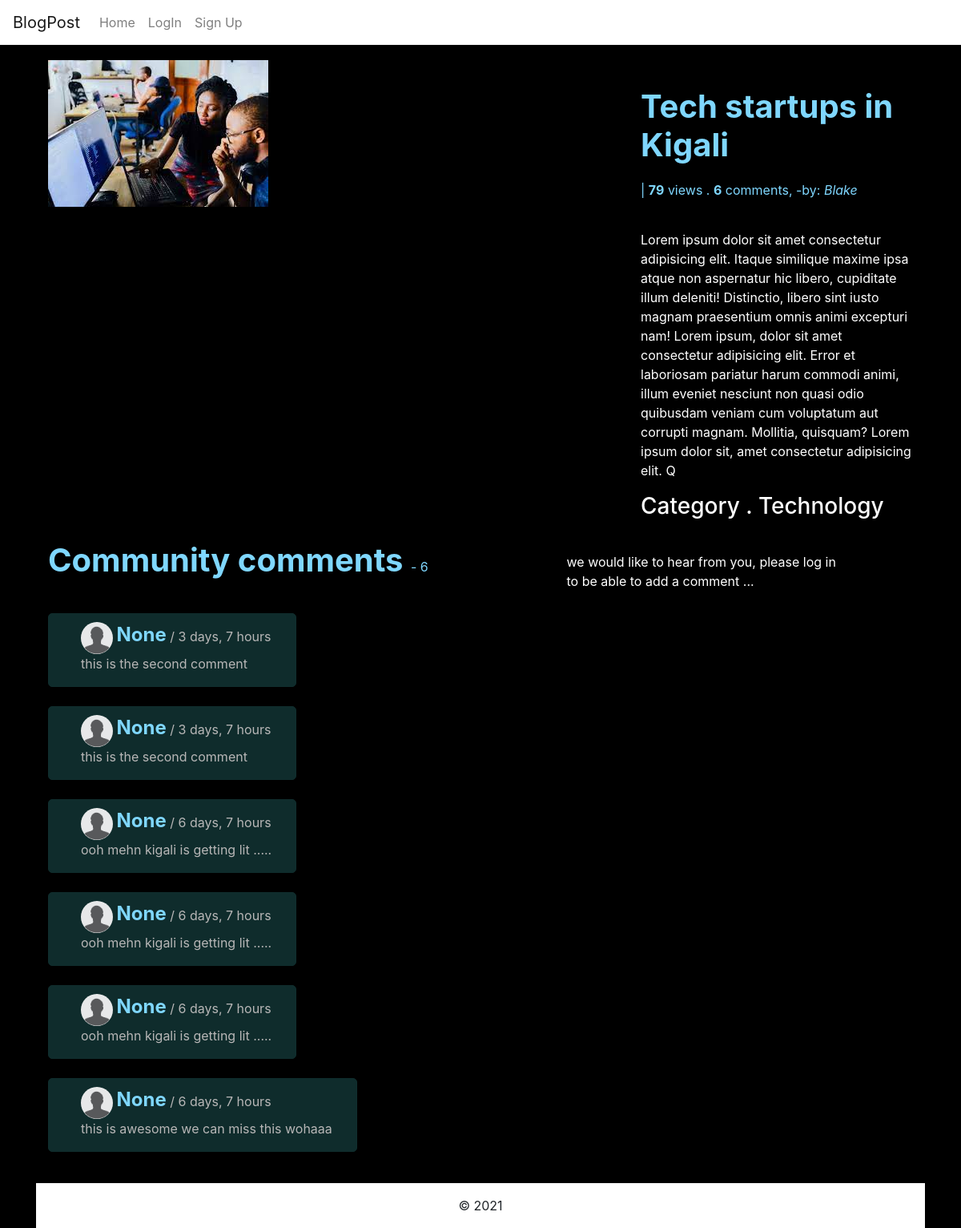
The page /details/1 on the database its author committed.
### blogApp/models.py (models this page shows, shortened)
class Post(models.Model):
    post_image = models.FileField(blank=True,null=True,upload_to="img/")
    heading = models.CharField(max_length=100)
    post_string = models.CharField(max_length=8)
    description = models.TextField(max_length=500)
    author = models.ForeignKey(to=User, on_delete=models.DO_NOTHING)
    category_id = models.ManyToManyField(Category)
    created_at = models.DateTimeField(auto_now_add=True)
    updated_at = models.DateTimeField(auto_now_add=True)

class Category(models.Model):
    name = models.CharField(max_length=100)
    created_at = models.DateTimeField(auto_now_add=True)
    updated_at = models.DateTimeField(auto_now_add=True)
    def __str__(self):
        return (self.name)

class Comments(models.Model):
    comment_text = models.TextField(max_length=200)
    post_id = models.ForeignKey(to=Post, on_delete=DO_NOTHING)
    user_name = models.CharField(max_length=100, null=True,default='Mike')
    user_profile = models.CharField(default="users-profiles/default-avatar.png",max_length=120, null=True)
    created_at = models.DateTimeField(auto_now_add=True)
    updated_at = models.DateTimeField(auto_now_add=True)

### blogApp/views.py (the view)
# urls.py: path('details/<str:id>', views.details, name='details'),
def details(request, id):
    post = get_object_or_404(Post,pk=id)
    auth_user_name = request.user.username
    post_id = id
    url = visited(request)
    views_add(post,url)
    initial = {
            'post_id': post_id,
            'user_name': auth_user_name
        }
    form = Commentform(initial)
    post = Post.objects.get(id=post_id)
    comments = get_comments(post)
    category = Category.objects.filter(id=post.id)
    comments_no =  comments.count()
    views = PostView.objects.filter(post_id=id)
    views_no = views.count()
    data = {
        'post': post,
        'category': category,
        'comments': comments,
        'comments_no': comments_no,
        'form': form,
        'views_no': views_no
        }
    return render(request,'pages/details.html', data)

### blogApp/views.py (called while the page is built)
def get_comments(post):
    data = post.comments_set.all().order_by('-created_at')
    return data

def views_add(post_id, post_url):
    PostView.objects.create(post_id=post_id, post_url=post_url)

def visited(request):
    current = request.get_full_path()
    url = request.META.get('HTTP_REFERER')
    return current

### blogApp/templates/pages/details.html (shortened to what this page needs)
{% extends 'sections/base.html' %}
{% block content %}
{% load static %}
<div class="container">
    <div class="row" style="margin-top: 20px;">
      <div class="col-md-8">
        <img class="img-fluid" src="{% static post.post_image %}" alt="">
      </div>
      <div class="col-md-4 text-white">
        <h1 class="my-4">{{post.heading}} <small style="font-size: 16px;"><br> | <b>{{views_no}}</b> views . <b>{{comments_no}}</b> comments, -by: <i>{{post.author}}</i> </small>
        </h1>
        <p>{{post.description}}</p>
        <h3 class="my-3">Category <span class="test-small">{% for cat  in category%}
                                          . {{cat}}
                                        {% endfor%}</span></h3>
      </div>
    </div>
</div>
{% include  'sections/comments.html' %}
{% endblock %}

### blogApp/templates/sections/comments.html (shortened to what this page needs)
{% load static %}
<section>
    <div class="container">
        <div class="row">
            <div class="col-sm-5 col-md-6 col-12 pb-4 mt-10">
                <h1 class="mt-10"> Community comments <small style="font-size: 16px;"> - {{comments_no}}</small> </h1>
                {% if comments_no > 0 %}
                    {% for comment in comments %}
                        <div class="comment mt-4 text-justify  float-left " > <img src="{% static comment.user_profile %}" alt="" class="rounded-circle" width="40" height="40">
                            <h4>{{comment.user_name}}</h4> <span><small style="font-size: 12px;"></small>/ {{comment.created_at|timesince  }}</small></span> <br>
                            <p>{{comment.comment_text}}</p>
                        </div>
                    {% endfor %}
                {% else%}
                    <p class="text-white ml-4">no comments yet please be the first to comment</p>
                {% endif %}
            </div>
            <div class="col-lg-4 col-md-5 col-sm-4 offset-md-1 offset-sm-1 col-12 mt-4">
                {% if request.user.is_authenticated %}
                <form id="algin-form" action="{% url 'add-comment' %}" method="POST">
                    <div class="form-group">
                        {%csrf_token%}
                        <p class="text-white">Your comments</p>
                        {{form.comment_text}}
                        <p style="display: none;">{{form.post_id}}</p>
                        <p style="display: none;">{{form.user_name}}</p>
                    </div>
                    <!-- <div class="form-group"> <label for="name">Name</label> <input type="text" name="name" id="fullname" class="form-control"> </div>
                    <div class="form-group"> <label for="email">Email</label> <input type="text" name="email" id="email" class="form-control"> </div>
                    <div class="form-group">
                        <p class="text-secondary">If you have a <a href="#" class="alert-link">gravatar account</a> your address will be used to display your profile picture.</p>
                    </div> -->
                    <div class="form-group text-right">
                        <input type="submit" value="Comment" class="text-white px-4 py-2 bg-yellow">
                    </div>
                </form>
                {% else%}
                <p class="text-white">we would like to hear from you, please log in to be able to add a comment ... <a href="{% url 'login' %}">Login</a></p>
                {% endif %}
            </div>
        </div>
    </div>
</section>

### static/css/styles.css (style rules this page uses)
body { background: #232321; }
h1 { color: #fff; padding: 10px 0; }
a { color: initial; }
body { background-color: black }
.comment { border: 1px solid rgba(16, 46, 46, 1); background-color: rgba(16, 46, 46, 0.973); float: left; border-radius: 5px; padding-left: 40px; padding-right: 30px; padding-top: 10px }
.comment h4, .comment span, .darker h4, .darker span { display: inline }
.comment p, .comment span, .darker p, .darker span { color: rgb(184, 183, 183) }
h1, h4 { color: #7fd7ff; font-weight: bold }

### rows shown on the page
Post: post_image (picture), heading "Tech startups in Kigali", author "Blake", description "Lorem ipsum dolor sit amet consectetur adipisicing elit. Itaque similique maxime ipsa atque non aspernatur hic libero, cupiditate illum deleniti! Distinctio, libero sint iusto magnam praesentium omnis animi excepturi nam! Lorem ipsum, dolor sit amet consectetur adipisicing elit. Error et laboriosam pariatur harum commodi animi, illum eveniet nesciunt non quasi odio quibusdam veniam cum voluptatum aut corrupti magnam. Mollitia, quisquam? Lorem ipsum dolor sit, amet consectetur adipisicing elit. Q"
Category: name "Technology"
Comments: user_profile (placeholder picture), user_name "None", created_at "3 days, 7 hours", comment_text "this is the second comment"
Comments: user_profile (placeholder picture), user_name "None", created_at "3 days, 7 hours", comment_text "this is the second comment"
Comments: user_profile (placeholder picture), user_name "None", created_at "6 days, 7 hours", comment_text "ooh mehn kigali is getting lit ....."
Comments: user_profile (placeholder picture), user_name "None", created_at "6 days, 7 hours", comment_text "ooh mehn kigali is getting lit ....."
Comments: user_profile (placeholder picture), user_name "None", created_at "6 days, 7 hours", comment_text "ooh mehn kigali is getting lit ....."
Comments: user_profile (placeholder picture), user_name "None", created_at "6 days, 7 hours", comment_text "this is awesome we can miss this wohaaa"

### other values the page prints
{{ views_no }} "79"
{{ comments_no }} "6"
